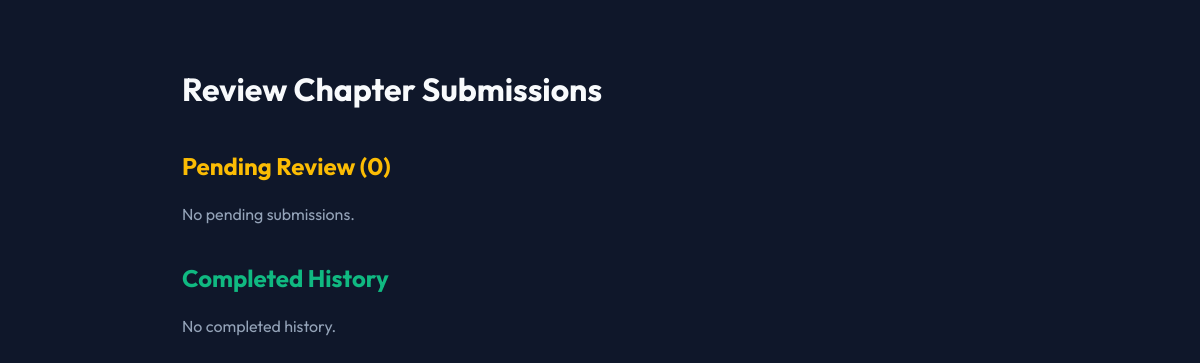
The app's page /review-chapters/ (signed in), older data.
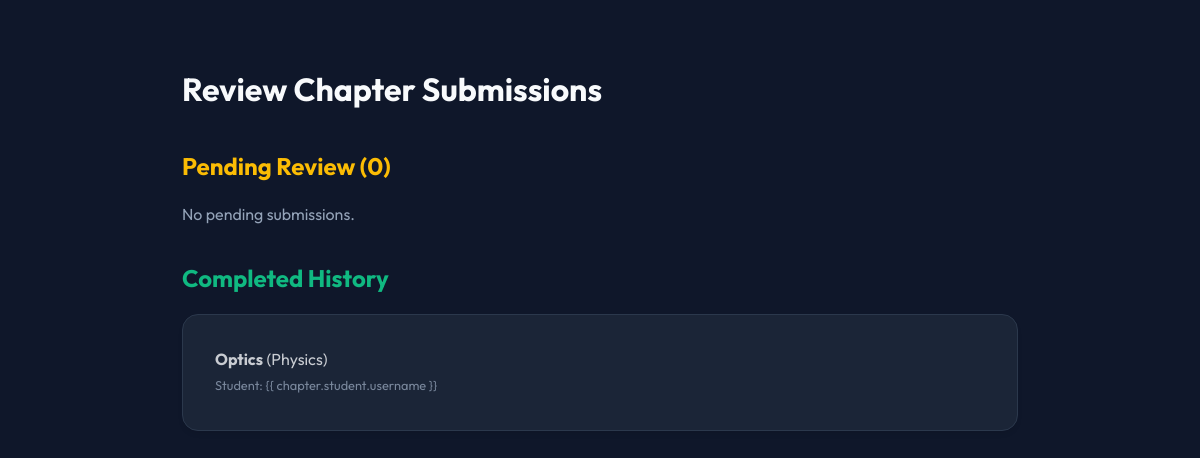
The same page, newer data.
### dashboard/models.py (models this page shows, shortened)
class ChapterSubmission(models.Model):
    student = models.ForeignKey(User, on_delete=models.CASCADE, related_name='chapter_submissions')
    subject = models.CharField(max_length=100)
    chapter_name = models.CharField(max_length=200)
    student_drive_link = models.URLField(help_text="Google Drive link for the chapter PDF/Folder")
    teacher_notes_link = models.URLField(blank=True, null=True, help_text="Google Drive link for the checked notes")
    created_at = models.DateTimeField(auto_now_add=True)
    is_completed = models.BooleanField(default=False)

### dashboard/views.py (the view, shortened to what this page needs)
# urls.py: path('review-chapters/', views.teacher_chapters, name='teacher_chapters'),
@login_required
def teacher_chapters(request):
    if not hasattr(request.user, 'studentprofile') or not request.user.studentprofile.is_teacher:
         return redirect('dashboard')
    pending_chapters = ChapterSubmission.objects.filter(is_completed=False).order_by('created_at')
    completed_chapters = ChapterSubmission.objects.filter(is_completed=True).order_by('-created_at')
    return render(request, 'dashboard/teacher_chapters.html', {
        'pending_chapters': pending_chapters,
        'completed_chapters': completed_chapters
    })

### templates/dashboard/teacher_chapters.html
{% extends 'base.html' %}
{% block content %}
<div class="container" style="max-width: 900px; margin-top: 2rem;">
    <h1 style="margin-bottom: 2rem;">Review Chapter Submissions</h1>
    <div class="dashboard-grid" style="grid-template-columns: 1fr; gap: 2rem;">
        <div>
            <h2 style="margin-bottom: 1rem; color: #fbbc04;">Pending Review ({{ pending_chapters.count }})</h2>
            {% for chapter in pending_chapters %}
            <div class="card" style="margin-bottom: 1.5rem; border-left: 4px solid #fbbc04;">
                <div style="display: flex; justify-content: space-between; align-items: start; margin-bottom: 0.5rem;">
                    <div>
                        <h3 style="margin: 0;">{{ chapter.chapter_name }}</h3>
                        <p style="color: var(--primary); font-weight: 600; margin: 0.25rem 0;">{{ chapter.subject }}</p>
                        <p style="font-size: 0.85rem; color: var(--text-muted);">
                            Student: {{ chapter.student.username }} | Date: {{ chapter.created_at|date:"M d, Y" }}
                        </p>
                    </div>
                </div>
                <form method="post" style="margin-top: 1rem; padding-top: 1rem; border-top: 1px solid var(--border);">
                    {% csrf_token %}
                    <input type="hidden" name="chapter_id" value="{{ chapter.id }}">
                    <label style="display: block; margin-bottom: 0.5rem; font-weight: 600; font-size: 0.9rem;">Provide
                        Notes Link (Drive):</label>
                    <div style="display: flex; gap: 0.5rem;">
                        <input type="url" name="teacher_notes_link" placeholder="https://drive.google.com/..."
                            class="form-control" required style="flex: 1;">
                        <button type="submit" class="btn btn-primary">Send</button>
                    </div>
                </form>
            </div>
            {% empty %}
            <p style="color: var(--text-muted);">No pending submissions.</p>
            {% endfor %}
        </div>
        <div>
            <h2 style="margin-bottom: 1rem; color: #10b981;">Completed History</h2>
            {% for chapter in completed_chapters %}
            <div class="card" style="margin-bottom: 1rem; opacity: 0.8;">
                <div style="display: flex; justify-content: space-between; align-items: center;">
                    <div>
                        <strong>{{ chapter.chapter_name }}</strong> ({{ chapter.subject }})
                        <br>
                        <span style="font-size: 0.8rem; color: var(--text-muted);">Student: {{ chapter.student.username
                            }}</span>
                    </div>
                </div>
            </div>
        </div>
        {% empty %}
        <p style="color: var(--text-muted);">No completed history.</p>
        {% endfor %}
    </div>
</div>
</div>
{% endblock %}

Row changes from the older to the newer data that the page shows:
added ChapterSubmission: chapter_name "Optics", subject "Physics"
Text that changed along with them:
text no longer shown: "No completed history."
